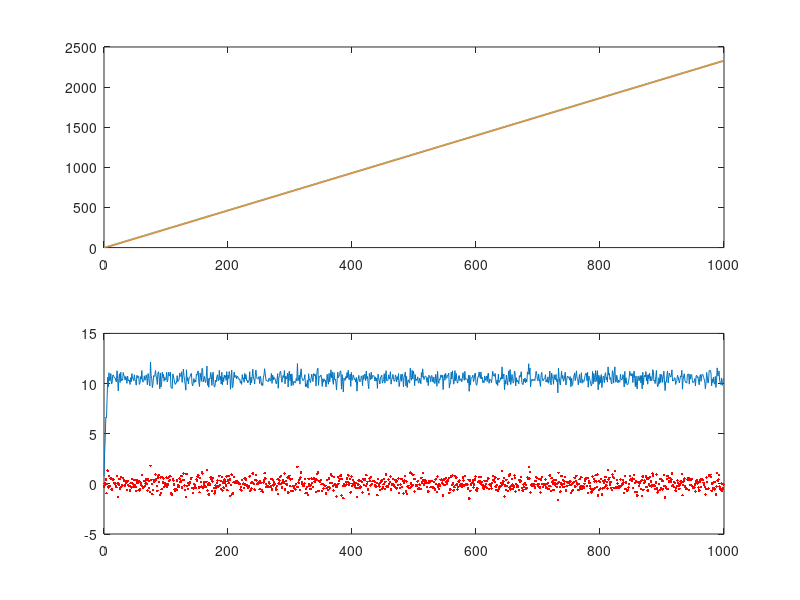

MATLAB code to generate this figure:
% 91553
m = 2.333;
c = 1.1180;
N = 1000;
n = 0:N-1;

y = m*n + c + randn(1,N)/2;
z = filter(ones(1,10)/10,1,y);

coefs = polyfit(n, y, 1);
yy = detrend(y);
z2 = filter(ones(1,10)/10,1,[flip(yy),yy,flip(yy)]);
zz = z2(N + n) + coefs(2) +coefs(1)*n;

subplot(211)
plot(n,y)
hold on;
plot(n,z);
plot(n,zz);
hold off;

subplot(212);
plot(n,y-z);
hold on;
plot(n,y-zz,'r.');
hold off;
